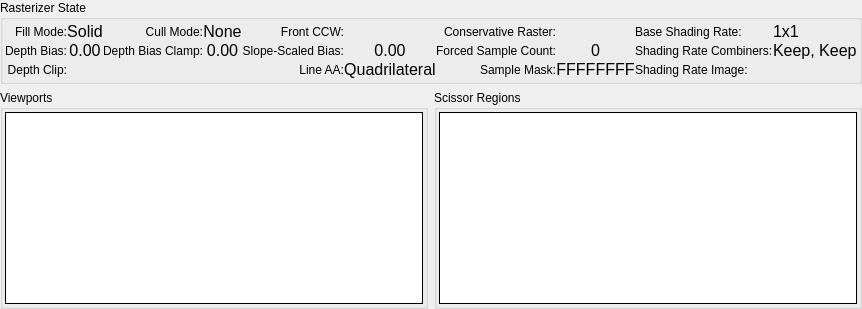
     <widget class="QWidget" name="RS">
      <attribute name="title">
       <string>Rasterizer</string>
      </attribute>
      <layout class="QGridLayout" name="gridLayout_2">
       <property name="leftMargin">
        <number>0</number>
       </property>
       <property name="topMargin">
        <number>0</number>
       </property>
       <property name="rightMargin">
        <number>0</number>
       </property>
       <property name="bottomMargin">
        <number>0</number>
       </property>
       <item row="0" column="0" colspan="2">
        <widget class="QGroupBox" name="rasterizerGroup">
         <property name="title">
          <string>Rasterizer State</string>
         </property>
         <layout class="QGridLayout" name="rasterizerGridLayout">
          <property name="leftMargin">
           <number>2</number>
          </property>
          <property name="topMargin">
           <number>2</number>
          </property>
          <property name="rightMargin">
           <number>2</number>
          </property>
          <property name="bottomMargin">
           <number>2</number>
          </property>
          <property name="spacing">
           <number>0</number>
          </property>
          <item row="0" column="0">
           <widget class="QLabel" name="fillModeLabel">
            <property name="text">
             <string>Fill Mode:</string>
            </property>
            <property name="alignment">
             <set>Qt::AlignRight|Qt::AlignTrailing|Qt::AlignVCenter</set>
            </property>
            <property name="wordWrap">
             <bool>true</bool>
            </property>
           </widget>
          </item>
          <item row="0" column="1">
           <widget class="QLabel" name="fillMode">
            <property name="font">
             <font>
              <pointsize>12</pointsize>
             </font>
            </property>
            <property name="text">
             <string>Solid</string>
            </property>
            <property name="alignment">
             <set>Qt::AlignCenter</set>
            </property>
            <property name="margin">
             <number>4</number>
            </property>
           </widget>
          </item>
          <item row="0" column="2">
           <widget class="QLabel" name="cullModeLabel">
            <property name="text">
             <string>Cull Mode:</string>
            </property>
            <property name="alignment">
             <set>Qt::AlignRight|Qt::AlignTrailing|Qt::AlignVCenter</set>
            </property>
            <property name="wordWrap">
             <bool>true</bool>
            </property>
           </widget>
          </item>
          <item row="0" column="3">
           <widget class="QLabel" name="cullMode">
            <property name="font">
             <font>
              <pointsize>12</pointsize>
             </font>
            </property>
            <property name="text">
             <string>None</string>
            </property>
            <property name="alignment">
             <set>Qt::AlignCenter</set>
            </property>
            <property name="margin">
             <number>4</number>
            </property>
           </widget>
          </item>
          <item row="0" column="4">
           <widget class="QLabel" name="frontCCWLabel">
            <property name="text">
             <string>Front CCW:</string>
            </property>
            <property name="alignment">
             <set>Qt::AlignRight|Qt::AlignTrailing|Qt::AlignVCenter</set>
            </property>
            <property name="wordWrap">
             <bool>true</bool>
            </property>
           </widget>
          </item>
          <item row="0" column="5">
           <widget class="QLabel" name="frontCCW">
            <property name="text">
             <string/>
            </property>
            <property name="pixmap">
             <pixmap resource="../../Resources/resources.qrc">:/cross.png</pixmap>
            </property>
            <property name="alignment">
             <set>Qt::AlignCenter</set>
            </property>
            <property name="margin">
             <number>4</number>
            </property>
           </widget>
          </item>
          <item row="0" column="6">
           <widget class="QLabel" name="conservativeRasterLabel">
            <property name="text">
             <string>Conservative Raster:</string>
            </property>
            <property name="alignment">
             <set>Qt::AlignRight|Qt::AlignTrailing|Qt::AlignVCenter</set>
            </property>
            <property name="wordWrap">
             <bool>true</bool>
            </property>
           </widget>
          </item>
          <item row="0" column="7">
           <widget class="QLabel" name="conservativeRaster">
            <property name="text">
             <string/>
            </property>
            <property name="pixmap">
             <pixmap resource="../../Resources/resources.qrc">:/cross.png</pixmap>
            </property>
            <property name="alignment">
             <set>Qt::AlignCenter</set>
            </property>
            <property name="margin">
             <number>4</number>
            </property>
           </widget>
          </item>
          <item row="0" column="8">
           <widget class="QLabel" name="shadingRateLabel">
            <property name="text">
             <string>Base Shading Rate:</string>
            </property>
           </widget>
          </item>
          <item row="0" column="9">
           <widget class="QLabel" name="baseShadingRate">
            <property name="font">
             <font>
              <pointsize>12</pointsize>
             </font>
            </property>
            <property name="text">
             <string>1x1</string>
            </property>
           </widget>
          </item>
          <item row="0" column="10">
           <spacer name="rastHSpacer">
            <property name="orientation">
             <enum>Qt::Horizontal</enum>
            </property>
            <property name="sizeType">
             <enum>QSizePolicy::MinimumExpanding</enum>
            </property>
            <property name="sizeHint" stdset="0">
             <size>
              <width>0</width>
              <height>0</height>
             </size>
            </property>
           </spacer>
          </item>
          <item row="1" column="0">
           <widget class="QLabel" name="depthBiasLabel">
            <property name="text">
             <string>Depth Bias:</string>
            </property>
            <property name="alignment">
             <set>Qt::AlignRight|Qt::AlignTrailing|Qt::AlignVCenter</set>
            </property>
            <property name="wordWrap">
             <bool>true</bool>
            </property>
           </widget>
          </item>
          <item row="1" column="1">
           <widget class="QLabel" name="depthBias">
            <property name="font">
             <font>
              <pointsize>12</pointsize>
             </font>
            </property>
            <property name="text">
             <string>0.00</string>
            </property>
            <property name="alignment">
             <set>Qt::AlignCenter</set>
            </property>
            <property name="margin">
             <number>4</number>
            </property>
           </widget>
          </item>
          <item row="1" column="2">
           <widget class="QLabel" name="depthBiasClampLabel">
            <property name="text">
             <string>Depth Bias Clamp:</string>
            </property>
            <property name="alignment">
             <set>Qt::AlignRight|Qt::AlignTrailing|Qt::AlignVCenter</set>
            </property>
            <property name="wordWrap">
             <bool>true</bool>
            </property>
           </widget>
          </item>
          <item row="1" column="3">
           <widget class="QLabel" name="depthBiasClamp">
            <property name="font">
             <font>
              <pointsize>12</pointsize>
             </font>
            </property>
            <property name="text">
             <string>0.00</string>
            </property>
            <property name="alignment">
             <set>Qt::AlignCenter</set>
            </property>
            <property name="margin">
             <number>4</number>
            </property>
           </widget>
          </item>
          <item row="1" column="4">
           <widget class="QLabel" name="slopeScaledBiasLabel">
            <property name="text">
             <string>Slope-Scaled Bias:</string>
            </property>
            <property name="alignment">
             <set>Qt::AlignRight|Qt::AlignTrailing|Qt::AlignVCenter</set>
            </property>
            <property name="wordWrap">
             <bool>true</bool>
            </property>
           </widget>
          </item>
          <item row="1" column="5">
           <widget class="QLabel" name="slopeScaledBias">
            <property name="font">
             <font>
              <pointsize>12</pointsize>
             </font>
            </property>
            <property name="text">
             <string>0.00</string>
            </property>
            <property name="alignment">
             <set>Qt::AlignCenter</set>
            </property>
            <property name="margin">
             <number>4</number>
            </property>
           </widget>
          </item>
          <item row="1" column="6">
           <widget class="QLabel" name="forcedSampleCountLabel">
            <property name="text">
             <string>Forced Sample Count:</string>
            </property>
            <property name="alignment">
             <set>Qt::AlignRight|Qt::AlignTrailing|Qt::AlignVCenter</set>
            </property>
            <property name="wordWrap">
             <bool>true</bool>
            </property>
           </widget>
          </item>
          <item row="1" column="7">
           <widget class="QLabel" name="forcedSampleCount">
            <property name="font">
             <font>
              <pointsize>12</pointsize>
             </font>
            </property>
            <property name="text">
             <string>0</string>
            </property>
            <property name="alignment">
             <set>Qt::AlignCenter</set>
            </property>
            <property name="margin">
             <number>4</number>
            </property>
           </widget>
          </item>
          <item row="1" column="8">
           <widget class="QLabel" name="shadingRateCombinersLabel">
            <property name="text">
             <string>Shading Rate Combiners:</string>
            </property>
           </widget>
          </item>
          <item row="1" column="9">
           <widget class="QLabel" name="shadingRateCombiners">
            <property name="font">
             <font>
              <pointsize>12</pointsize>
             </font>
            </property>
            <property name="text">
             <string>Keep, Keep</string>
            </property>
           </widget>
          </item>
          <item row="2" column="0">
           <widget class="QLabel" name="depthClipLabel">
            <property name="text">
             <string>Depth Clip:</string>
            </property>
            <property name="alignment">
             <set>Qt::AlignRight|Qt::AlignTrailing|Qt::AlignVCenter</set>
            </property>
            <property name="wordWrap">
             <bool>true</bool>
            </property>
           </widget>
          </item>
          <item row="2" column="1">
           <widget class="QLabel" name="depthClip">
            <property name="text">
             <string/>
            </property>
            <property name="pixmap">
             <pixmap resource="../../Resources/resources.qrc">:/cross.png</pixmap>
            </property>
            <property name="alignment">
             <set>Qt::AlignCenter</set>
            </property>
            <property name="margin">
             <number>4</number>
            </property>
           </widget>
          </item>
          <item row="2" column="4">
           <widget class="QLabel" name="lineAALabel">
            <property name="text">
             <string>Line AA:</string>
            </property>
            <property name="alignment">
             <set>Qt::AlignRight|Qt::AlignTrailing|Qt::AlignVCenter</set>
            </property>
            <property name="wordWrap">
             <bool>true</bool>
            </property>
           </widget>
          </item>
          <item row="2" column="5">
           <widget class="QLabel" name="lineAA">
            <property name="font">
             <font>
              <pointsize>12</pointsize>
             </font>
            </property>
            <property name="text">
             <string>Quadrilateral</string>
            </property>
            <property name="alignment">
             <set>Qt::AlignCenter</set>
            </property>
            <property name="margin">
             <number>4</number>
            </property>
           </widget>
          </item>
          <item row="2" column="6">
           <widget class="QLabel" name="sampleMaskLabel">
            <property name="text">
             <string>Sample Mask:</string>
            </property>
            <property name="alignment">
             <set>Qt::AlignRight|Qt::AlignTrailing|Qt::AlignVCenter</set>
            </property>
            <property name="wordWrap">
             <bool>true</bool>
            </property>
           </widget>
          </item>
          <item row="2" column="7">
           <widget class="QLabel" name="sampleMask">
            <property name="font">
             <font>
              <pointsize>12</pointsize>
             </font>
            </property>
            <property name="text">
             <string>FFFFFFFF</string>
            </property>
            <property name="alignment">
             <set>Qt::AlignCenter</set>
            </property>
            <property name="margin">
             <number>4</number>
            </property>
           </widget>
          </item>
          <item row="2" column="8">
           <widget class="QLabel" name="shadingRateImageLabel">
            <property name="text">
             <string>Shading Rate Image:</string>
            </property>
           </widget>
          </item>
          <item row="2" column="9">
           <widget class="RDLabel" name="shadingRateImage"/>
          </item>
          <item row="3" column="2">
           <spacer name="rastVSpacer">
            <property name="orientation">
             <enum>Qt::Vertical</enum>
            </property>
            <property name="sizeType">
             <enum>QSizePolicy::Preferred</enum>
            </property>
            <property name="sizeHint" stdset="0">
             <size>
              <width>0</width>
              <height>0</height>
             </size>
            </property>
           </spacer>
          </item>
         </layout>
        </widget>
       </item>
       <item row="1" column="0">
        <widget class="QGroupBox" name="viewportsGroup">
         <property name="sizePolicy">
          <sizepolicy hsizetype="Expanding" vsizetype="Expanding">
           <horstretch>0</horstretch>
           <verstretch>0</verstretch>
          </sizepolicy>
         </property>
         <property name="title">
          <string>Viewports</string>
         </property>
         <layout class="QHBoxLayout" name="horizontalLayout_21">
          <property name="leftMargin">
           <number>2</number>
          </property>
          <property name="topMargin">
           <number>2</number>
          </property>
          <property name="rightMargin">
           <number>2</number>
          </property>
          <property name="bottomMargin">
           <number>2</number>
          </property>
          <item>
           <widget class="RDTreeWidget" name="viewports">
            <property name="frameShape">
             <enum>QFrame::Box</enum>
            </property>
            <property name="frameShadow">
             <enum>QFrame::Plain</enum>
            </property>
            <property name="editTriggers">
             <set>QAbstractItemView::NoEditTriggers</set>
            </property>
            <property name="showDropIndicator" stdset="0">
             <bool>false</bool>
            </property>
            <property name="indentation">
             <number>0</number>
            </property>
            <property name="rootIsDecorated">
             <bool>false</bool>
            </property>
            <property name="allColumnsShowFocus">
             <bool>true</bool>
            </property>
            <attribute name="headerMinimumSectionSize">
             <number>50</number>
            </attribute>
           </widget>
          </item>
         </layout>
        </widget>
       </item>
       <item row="1" column="1">
        <widget class="QGroupBox" name="scissorGroup">
         <property name="sizePolicy">
          <sizepolicy hsizetype="Expanding" vsizetype="Expanding">
           <horstretch>0</horstretch>
           <verstretch>0</verstretch>
          </sizepolicy>
         </property>
         <property name="title">
          <string>Scissor Regions</string>
         </property>
         <layout class="QHBoxLayout" name="horizontalLayout_22">
          <property name="leftMargin">
           <number>2</number>
          </property>
          <property name="topMargin">
           <number>2</number>
          </property>
          <property name="rightMargin">
           <number>2</number>
          </property>
          <property name="bottomMargin">
           <number>2</number>
          </property>
          <item>
           <widget class="RDTreeWidget" name="scissors">
            <property name="frameShape">
             <enum>QFrame::Box</enum>
            </property>
            <property name="frameShadow">
             <enum>QFrame::Plain</enum>
            </property>
            <property name="editTriggers">
             <set>QAbstractItemView::NoEditTriggers</set>
            </property>
            <property name="showDropIndicator" stdset="0">
             <bool>false</bool>
            </property>
            <property name="indentation">
             <number>0</number>
            </property>
            <property name="rootIsDecorated">
             <bool>false</bool>
            </property>
            <property name="allColumnsShowFocus">
             <bool>true</bool>
            </property>
            <attribute name="headerMinimumSectionSize">
             <number>50</number>
            </attribute>
           </widget>
          </item>
         </layout>
        </widget>
       </item>
      </layout>
     </widget>
